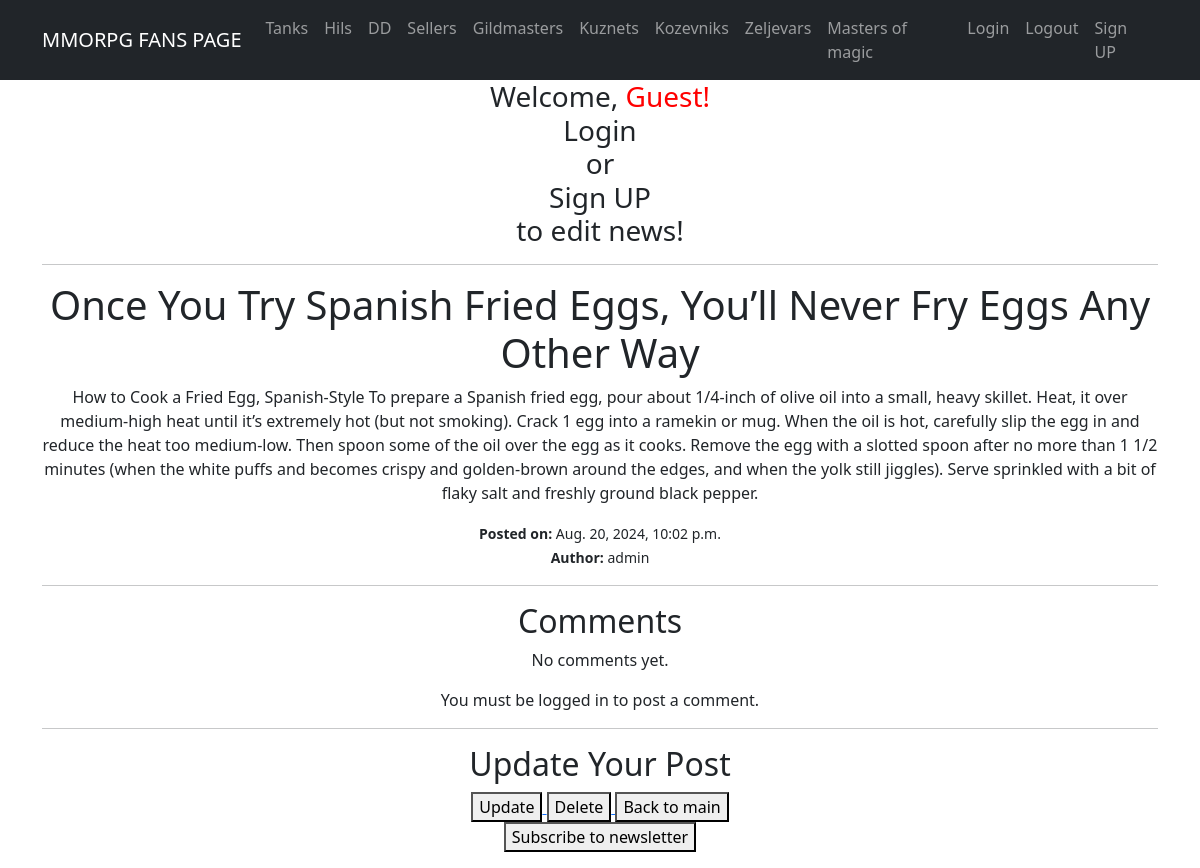
The page /posts/7/ on the database as committed earlier.
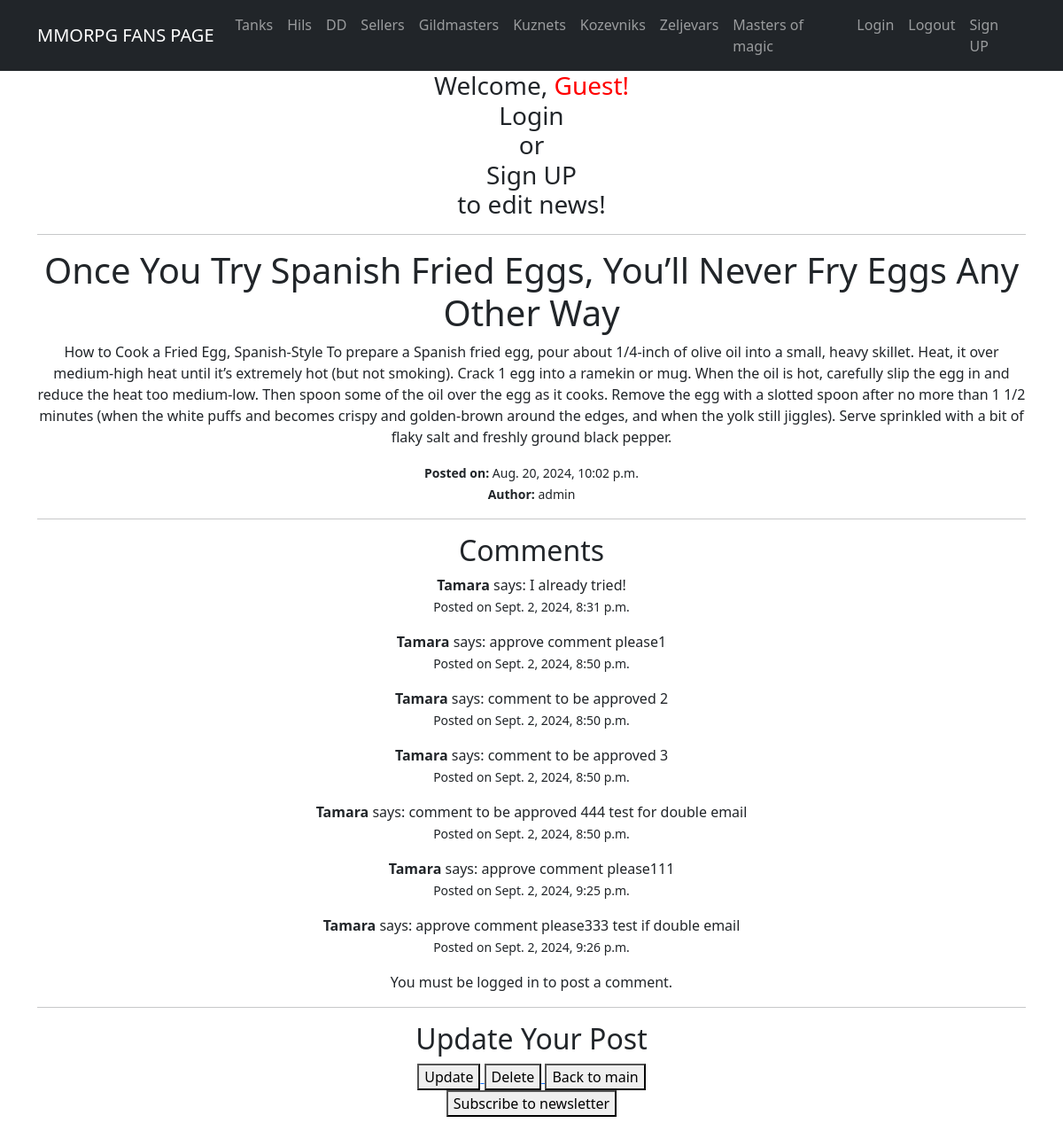
The same page on the database as committed later.
### app/models.py (models this page shows, shortened)
class Comment(models.Model):
    content = models.TextField()
    created_at = models.DateTimeField(default=timezone.now)
    post = models.ForeignKey(Post, on_delete=models.CASCADE, related_name='comments')
    author = models.ForeignKey(User, on_delete=models.CASCADE)
    is_approved = models.BooleanField(default=False)
    tracker = FieldTracker(fields=['is_approved'])

### app/views.py (the view, shortened to what this page needs)
# urls.py: path('posts/<int:pk>/', PostDetail.as_view(), name='post_detail'),
class PostDetail(DetailView):
    model = Post
    template_name = 'post_detail.html'
    context_object_name = 'post_detail'
    def get_context_data(self, **kwargs):
        context = super().get_context_data(**kwargs)
        context['comments'] = self.object.comments.filter(is_approved=True)
        context['form'] = CommentForm()
        return context

### templates/post_detail.html (shortened to what this page needs)
{% extends 'flatpages/default.html' %}
{% block content %}
<h1>{{ post_detail.name }}</h1>
<p>{{ post_detail.description | safe }}</p>
<small><strong>Posted on: </strong>{{ post_detail.published_date }}</small><br>
<small><strong>Author: </strong>{{ post_detail.author }}</small>
<hr>
<h2>Comments</h2>
{% for comment in comments %}
    <div>
        <p>
        <strong>{{ comment.author }}</strong> says:
        {{ comment.content }}<br>
        <small>Posted on {{ comment.created_at }}</small>
        </p>
    </div>
{% empty %}
    <p>No comments yet.</p>
{% endfor %}
{% if user.is_authenticated %}
    <h3>Add a Comment</h3>
    <form method="post">
        {% csrf_token %}
        {{ form.as_p }}
        <button type="submit">Submit</button>
    </form>
{% else %}
    <p>You must be logged in to post a comment.</p>
{% endif %}
<hr>
<h2>Update Your Post</h2>
<a href="{% url 'post_update' pk=post_detail.pk %}">
    <button type="button">Update</button>
</a>
<a href="{% url 'post_delete' pk=post_detail.pk %}">
    <button type="button">Delete</button>
</a>
<a href="{% url 'post_list' %}">
    <button type="button">Back to main</button>
</a>
{% endblock content %}

Rows that differ between the two databases and show on the page:
added Comment: author "Tamara", content "I already tried!", created_at "Sept. 2, 2024, 8:31 p.m."
added Comment: author "Tamara", content "approve comment please1", created_at "Sept. 2, 2024, 8:50 p.m."
added Comment: author "Tamara", content "comment to be approved 2", created_at "Sept. 2, 2024, 8:50 p.m."
added Comment: author "Tamara", content "comment to be approved 3", created_at "Sept. 2, 2024, 8:50 p.m."
added Comment: author "Tamara", content "comment to be approved 444 test for double email", created_at "Sept. 2, 2024, 8:50 p.m."
added Comment: author "Tamara", content "approve comment please111", created_at "Sept. 2, 2024, 9:25 p.m."
added Comment: author "Tamara", content "approve comment please333 test if double email", created_at "Sept. 2, 2024, 9:26 p.m."
Other text that changed with them:
text no longer shown: "No comments yet."
